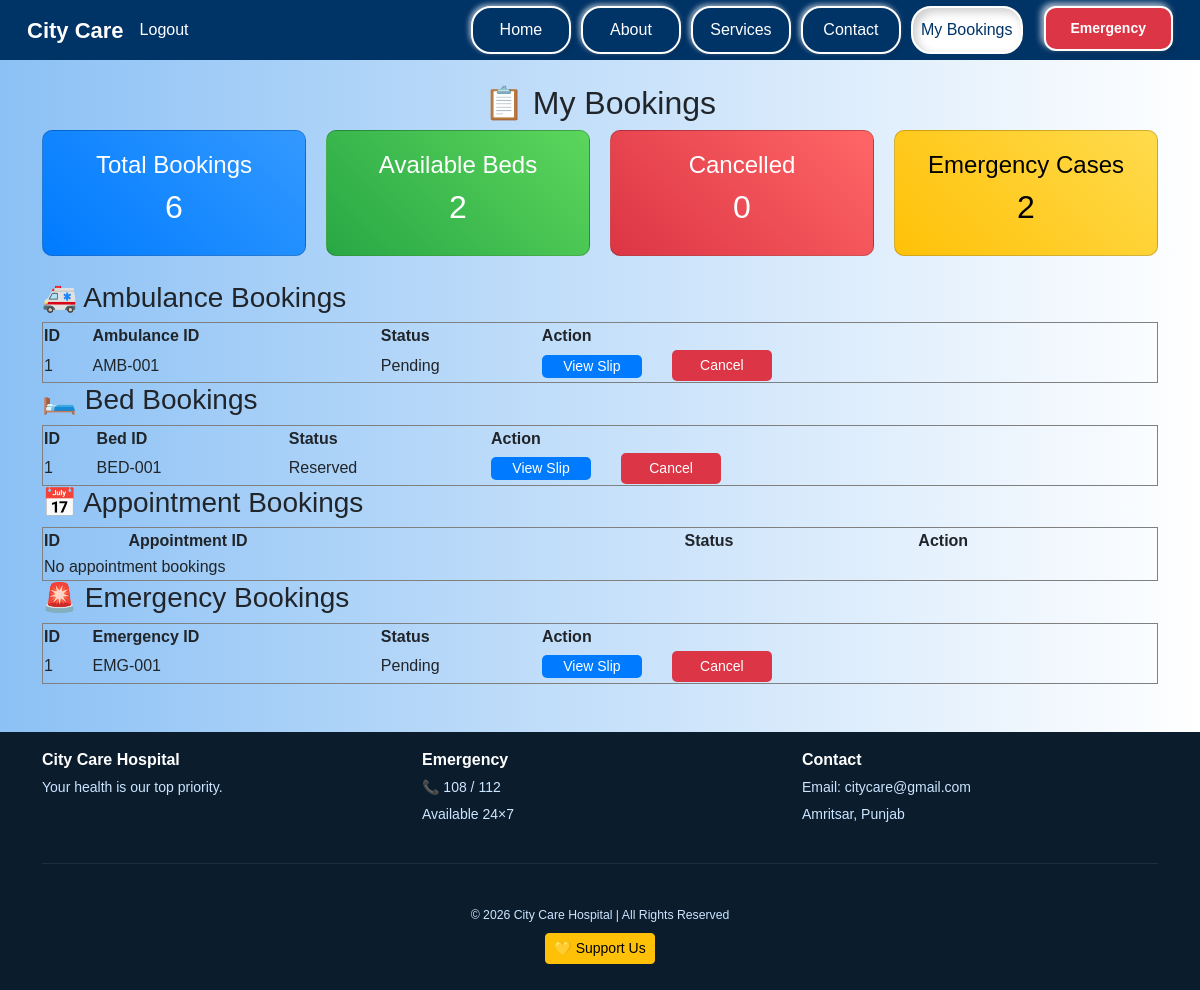
Screenshot of /my_bookings (signed in) with the database file from the repository.
### main.py (models this page shows)
class AmbulanceRequest(db.Model):
    id = db.Column(db.Integer, primary_key=True)
    ambulance_id = db.Column(db.String(20))
    patient_id = db.Column(db.String(20))
    patient_name = db.Column(db.String(100), nullable=False)
    contact_number = db.Column(db.String(20), nullable=False)
    pickup_location = db.Column(db.String(200), nullable=False)
    emergency_type = db.Column(db.String(100), nullable=False)
    request_time = db.Column(db.DateTime, default=db.func.current_timestamp())
    status = db.Column(db.String(50), default="Pending")
    user_id = db.Column(db.Integer, db.ForeignKey('user.id'))

class BedBooking(db.Model):
    id = db.Column(db.Integer, primary_key=True)
    bed_id= db.Column(db.String(20))
    patient_id = db.Column(db.String(20))   # link
    patient_name = db.Column(db.String(100))   # ✅ ADD THIS
    contact_number = db.Column(db.String(20))  # ✅ ADD THIS
    bed_type = db.Column(db.String(50))
    admission_date = db.Column(db.Date)
    status = db.Column(db.String(50), default="Reserved")
    user_id = db.Column(db.Integer, db.ForeignKey('user.id'))
    emergency_type=db.Column(db.String(50))
    is_available = db.Column(db.Boolean,default=True)

class EmergencyRequest(db.Model):
    id = db.Column(db.Integer, primary_key=True)
    emergency_id = db.Column(db.String(20), unique=True)
    user_id = db.Column(db.Integer, db.ForeignKey('user.id'))
    emergency_code = db.Column(db.String(20))
    patient_id = db.Column(db.String(50), nullable=False)
    patient_name = db.Column(db.String(100), nullable=False)
    dob = db.Column(db.Date, nullable=False)
    blood_group = db.Column(db.String(10), nullable=True)
    medical_history = db.Column(db.Text, nullable=False)
    guardian_name = db.Column(db.String(100), nullable=False)
    relation = db.Column(db.String(50), nullable=False)
    contact_number = db.Column(db.String(15), nullable=False)
    email = db.Column(db.String(100), nullable=False)
    address = db.Column(db.Text, nullable=False)
    insurance_provider = db.Column(db.String(500), nullable=True)
    policy_number = db.Column(db.String(100), nullable=True)
    insurance_file = db.Column(db.String(500), nullable=True)
    reason = db.Column(db.String(100), nullable=False)
    status = db.Column(db.String(20), default="Pending")
    submitted_at = db.Column(db.DateTime, default=datetime.utcnow)

### main.py (the view)
@app.route('/my_bookings')
@login_required
def my_bookings():
    user_id = session['user_id']
    patient = Patient.query.filter_by(user_id=user_id).first()
    ambulance_bookings = []
    bed_bookings = []
    appointments = []
    emergencies = EmergencyRequest.query.filter_by(
        user_id=user_id
    ).all()
    if patient:
        ambulance_bookings = AmbulanceRequest.query.filter_by(patient_id=patient.patient_id).all()
        bed_bookings = BedBooking.query.filter_by(patient_id=patient.patient_id).all()
        appointments = Appointment.query.filter_by(patient_id=patient.patient_id).all()
    total_ambulance = AmbulanceRequest.query.count()
    total_bed = BedBooking.query.count()
    total_appointment = Appointment.query.count()
    total_emergency = EmergencyRequest.query.count()
    cancelled_ambulance = AmbulanceRequest.query.filter_by(status="Cancelled").count()
    cancelled_bed = BedBooking.query.filter_by(status="Cancelled").count()
    cancelled_appointment = Appointment.query.filter_by(status="Cancelled").count()
    cancelled_emergency = EmergencyRequest.query.filter_by(status="Cancelled").count()
    available_beds = BedBooking.query.filter_by(is_available=True).count()
    return render_template(
        'my_bookings.html',
        ambulance_bookings=ambulance_bookings,
        bed_bookings=bed_bookings,
        appointments=appointments,
        emergencies=emergencies,
        total_ambulance=total_ambulance,
        total_bed=total_bed,
        total_appointment=total_appointment,
        total_emergency=total_emergency,
        cancelled_ambulance=cancelled_ambulance,
        cancelled_bed=cancelled_bed,
        cancelled_appointment=cancelled_appointment,
        cancelled_emergency=cancelled_emergency,
        available_beds=available_beds
    )

### main.py (called while the page is built)
def login_required(f):
    @wraps(f)
    def decorated_function(*args, **kwargs):
        if 'user_id' not in session:
            flash("Please log in first!", "login_error")
            return redirect(url_for('login'))
        return f(*args, **kwargs)
    return decorated_function

### templates/my_bookings.html
{% extends "base.html" %}
{% block content %}
<link rel="stylesheet" href="{{ url_for('static', filename='css/style.css') }}">
<h2 style="text-align:center;">📋 My Bookings</h2>
<div class="dashboard-cards">
    <div class="card blue">
        <h4>Total Bookings</h4>
        <h2>{{ total_ambulance + total_bed + total_appointment + total_emergency }}</h2>
    </div>
    <div class="card green">
        <h4>Available Beds</h4>
        <h2>{{ available_beds }}</h2>
    </div>
    <div class="card red">
        <h4>Cancelled</h4>
        <h2>{{ cancelled_ambulance + cancelled_bed + cancelled_appointment + cancelled_emergency }}</h2>
    </div>
    <div class="card yellow">
        <h4>Emergency Cases</h4>
        <h2>{{ total_emergency }}</h2>
    </div>
</div>
<h3>🚑 Ambulance Bookings</h3>
<table border="1" width="100%">
    <tr>
        <th>ID</th>
        <th>Ambulance ID</th>
        <th>Status</th>
        <th>Action</th>
    </tr>
    {% for a in ambulance_bookings %}
    <tr>
        <td>{{ a.id }}</td>
        <td>{{ a.ambulance_id }}</td>
        <td>{{ a.status }}</td>
        <td class="action-cell">
            <form action="{{ url_for('ambulance_slip', id=a.id) }}" method="GET">
                 <button type="submit" class="view-btn">
                 View Slip
                </button>
            </form>
            {% if a.status != "Cancelled" %}
                <form action="{{ url_for('cancel_ambulance', id=a.id) }}" method="POST" style="display:inline;">
                    <button type="submit" class="cancel-btn"
                        onclick="return confirm('Are you sure you want to cancel booking?')">
                        Cancel
                    </button>
                </form>
            {% else %}
                <span class="cancelled-text">Cancelled</span>
            {% endif %}
        </td>
    </tr>
    {% else %}
    <tr>
        <td colspan="4">No ambulance bookings</td>
    </tr>
    {% endfor %}
</table>
<h3>🛏️ Bed Bookings</h3>
<table border="1" width="100%">
    <tr>
        <th>ID</th>
        <th>Bed ID</th>
        <th>Status</th>
        <th>Action</th>
    </tr>
    {% for b in bed_bookings %}
    <tr>
        <td>{{ b.id }}</td>
        <td>{{ b.bed_id }}</td>
        <td>{{ b.status }}</td>
        <td class="action-cell">
            <form action="{{ url_for('bed_slip', id=b.id) }}" method="GET">
                <button type="submit" class="view-btn">
                    View Slip
                </button>
            </form>
            {% if b.status != "Cancelled" %}
                <form action="{{ url_for('cancel_bed', id=b.id) }}" method="POST">
                    <button type="submit" class="cancel-btn"
                        onclick="return confirm('Are you sure you want to cancel booking?')">
                        Cancel
                    </button>
                </form>
            {% else %}
                <span class="cancelled-text">Cancelled</span>
            {% endif %}
        </td>
    </tr>
    {% else %}
    <tr><td colspan="4">No bed bookings</td></tr>
    {% endfor %}
</table>
<h3>📅 Appointment Bookings</h3>
<table border="1" width="100%">
    <tr>
        <th>ID</th>
        <th>Appointment ID</th>
        <th>Status</th>
        <th>Action</th>
    </tr>
    {% for ap in appointments %}
    <tr>
        <td>{{ ap.id }}</td>
        <td>{{ ap.appointment_id }}</td>
        <td>{{ ap.status }}</td>
        <td class="action-cell">
            <form action="{{ url_for('appointment_slip', id=ap.id) }}" method="GET">
                <button type="submit" class="view-btn">
                    View Slip
                </button>
            </form>
            {% if ap.status != "Cancelled" %}
                <form action="{{ url_for('cancel_appointment', id=ap.id) }}" method="POST">
                    <button type="submit" class="cancel-btn"
                        onclick="return confirm('Are you sure you want to cancel?')">
                        Cancel
                    </button>
                </form>
            {% else %}
                <span class="cancelled-text">Cancelled</span>
            {% endif %}
        </td>
    </tr>
    {% else %}
    <tr><td colspan="4">No appointment bookings</td></tr>
    {% endfor %}
</table>
<h3>🚨 Emergency Bookings</h3>
<table border="1" width="100%">
    <tr>
        <th>ID</th>
        <th>Emergency ID</th>
        <th>Status</th>
        <th>Action</th>
    </tr>
    {% for e in emergencies %}
    <tr>
        <td>{{ e.id }}</td>
        <td>{{ e.emergency_code }}</td>
        <td>{{ e.status }}</td>
        <td class="action-cell">
            <form action="{{ url_for('emergency_slip', id=e.id) }}" method="GET">
                <button type="submit" class="view-btn">
                    View Slip
                </button>
            </form>
            {% if e.status != "Cancelled" %}
                <form action="{{ url_for('cancel_emergency', id=e.id) }}" method="POST">
                    <button type="submit" class="cancel-btn"
                        onclick="return confirm('Are you sure you want to cancel emergency submission?')">
                        Cancel
                    </button>
                </form>
            {% else %}
                <span class="cancelled-text">Cancelled</span>
            {% endif %}
        </td>
    </tr>
    {% else %}
    <tr><td colspan="4">No emergency bookings</td></tr>
    {% endfor %}
</table>
{% endblock %}

### static/css/style.css (style rules this page uses)
body { background-color:#a0f0f0d3 ; }
body { margin: 0; padding: 0; font-family: Arial, Helvetica, sans-serif; background: linear-gradient(to right, #8cc1f5, #ffffff); }
.action-cell { display: flex; justify-content: flex-right; align-items: center; gap: 30px; }
.view-btn { background-color: #007bff; color:white; border:none; border-radius: 5px; cursor: pointer; font-size: 14px; }
.cancel-btn { background-color: #dc3545; color: white; border: none; padding: 5px 12px; border-radius: 5px; cursor: pointer; font-size: 14px; }
.view-btn, .cancel-btn { min-width: 100px; }
.dashboard-cards { display: flex; gap: 20px; margin-bottom: 25px; }
.card { flex: 1; padding: 20px; border-radius: 10px; color: white; text-align: center; font-weight: bold; }
.blue { background: linear-gradient(45deg, #007bff, #3399ff); }
.green { background: linear-gradient(45deg, #28a745, #5cd65c); }
.red { background: linear-gradient(45deg, #dc3545, #ff6666); }
.yellow { background: linear-gradient(45deg, #ffc107, #ffdb4d); color: black; }

### rows the page displays
AmbulanceRequest: id "1", ambulance_id "AMB-001", status "Pending"
BedBooking: id "1", bed_id "BED-001", status "Reserved"
EmergencyRequest: id "1", emergency_code "EMG-001", status "Pending"

### other values shown
{{ total_ambulance + total_bed + total_appointment + total_emergency }} "6"
{{ available_beds }} "2"
{{ total_emergency }} "2"
